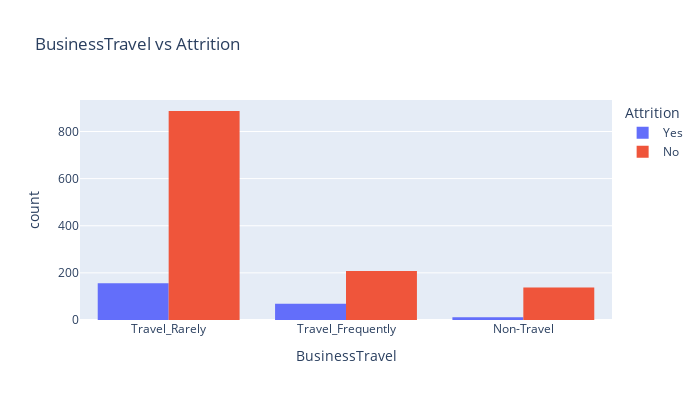
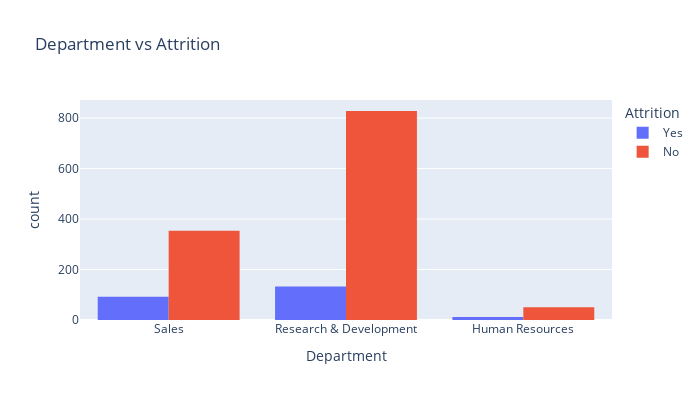
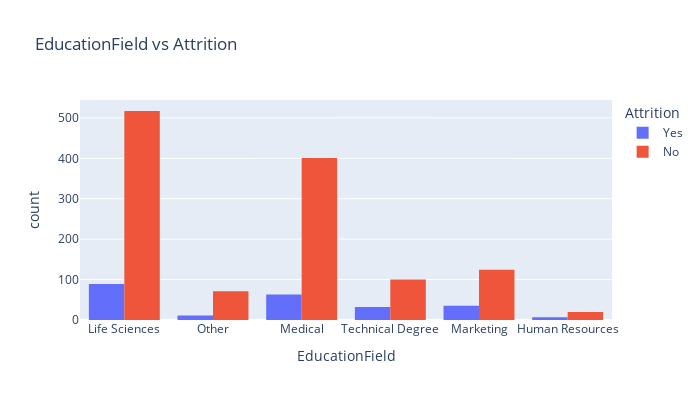
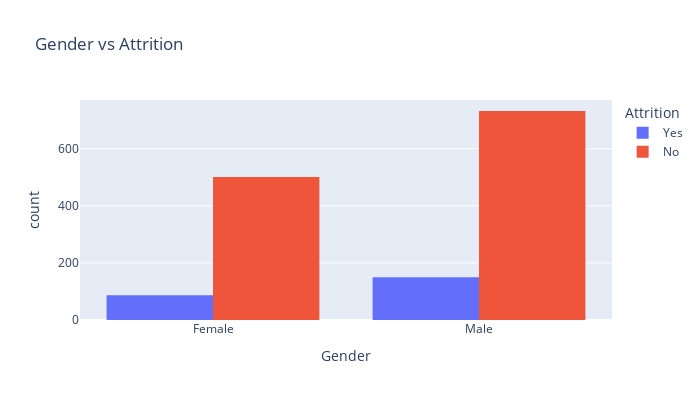

Here is the notebook cell these charts were saved with, in order:
### Code cell
histplot(df, categorical_features)

### Figure 1 — Plotly figure (JSON) as saved in the notebook; plotly's stock layout.template omitted (floating-point values rounded to 4 significant figures; data arrays with more than 128 entries replaced by an {"elided": "..."} marker saying what was removed)
{"data": [{"alignmentgroup": "True", "bingroup": "x", "hovertemplate": "Attrition=Yes<br>BusinessTravel=%{x}<br>count=%{y}<extra></extra>", "legendgroup": "Yes", "marker": {"color": "#636efa", "pattern": {"shape": ""}}, "name": "Yes", "offsetgroup": "Yes", "orientation": "v", "showlegend": true, "type": "histogram", "x": {"elided": "237 str values"}, "xaxis": "x", "yaxis": "y"}, {"alignmentgroup": "True", "bingroup": "x", "hovertemplate": "Attrition=No<br>BusinessTravel=%{x}<br>count=%{y}<extra></extra>", "legendgroup": "No", "marker": {"color": "#EF553B", "pattern": {"shape": ""}}, "name": "No", "offsetgroup": "No", "orientation": "v", "showlegend": true, "type": "histogram", "x": {"elided": "1233 str values"}, "xaxis": "x", "yaxis": "y"}], "layout": {"barmode": "group", "height": 400, "legend": {"title": {"text": "Attrition"}, "tracegroupgap": 0}, "title": {"text": "BusinessTravel vs Attrition"}, "width": 700, "xaxis": {"anchor": "y", "domain": [0, 1], "title": {"text": "BusinessTravel"}}, "yaxis": {"anchor": "x", "domain": [0, 1], "title": {"text": "count"}}}}

### Figure 2 — Plotly figure (JSON) as saved in the notebook; plotly's stock layout.template omitted (floating-point values rounded to 4 significant figures; data arrays with more than 128 entries replaced by an {"elided": "..."} marker saying what was removed)
{"data": [{"alignmentgroup": "True", "bingroup": "x", "hovertemplate": "Attrition=Yes<br>Department=%{x}<br>count=%{y}<extra></extra>", "legendgroup": "Yes", "marker": {"color": "#636efa", "pattern": {"shape": ""}}, "name": "Yes", "offsetgroup": "Yes", "orientation": "v", "showlegend": true, "type": "histogram", "x": {"elided": "237 str values"}, "xaxis": "x", "yaxis": "y"}, {"alignmentgroup": "True", "bingroup": "x", "hovertemplate": "Attrition=No<br>Department=%{x}<br>count=%{y}<extra></extra>", "legendgroup": "No", "marker": {"color": "#EF553B", "pattern": {"shape": ""}}, "name": "No", "offsetgroup": "No", "orientation": "v", "showlegend": true, "type": "histogram", "x": {"elided": "1233 str values"}, "xaxis": "x", "yaxis": "y"}], "layout": {"barmode": "group", "height": 400, "legend": {"title": {"text": "Attrition"}, "tracegroupgap": 0}, "title": {"text": "Department vs Attrition"}, "width": 700, "xaxis": {"anchor": "y", "domain": [0, 1], "title": {"text": "Department"}}, "yaxis": {"anchor": "x", "domain": [0, 1], "title": {"text": "count"}}}}

### Figure 3 — Plotly figure (JSON) as saved in the notebook; plotly's stock layout.template omitted (floating-point values rounded to 4 significant figures; data arrays with more than 128 entries replaced by an {"elided": "..."} marker saying what was removed)
{"data": [{"alignmentgroup": "True", "bingroup": "x", "hovertemplate": "Attrition=Yes<br>EducationField=%{x}<br>count=%{y}<extra></extra>", "legendgroup": "Yes", "marker": {"color": "#636efa", "pattern": {"shape": ""}}, "name": "Yes", "offsetgroup": "Yes", "orientation": "v", "showlegend": true, "type": "histogram", "x": {"elided": "237 str values"}, "xaxis": "x", "yaxis": "y"}, {"alignmentgroup": "True", "bingroup": "x", "hovertemplate": "Attrition=No<br>EducationField=%{x}<br>count=%{y}<extra></extra>", "legendgroup": "No", "marker": {"color": "#EF553B", "pattern": {"shape": ""}}, "name": "No", "offsetgroup": "No", "orientation": "v", "showlegend": true, "type": "histogram", "x": {"elided": "1233 str values"}, "xaxis": "x", "yaxis": "y"}], "layout": {"barmode": "group", "height": 400, "legend": {"title": {"text": "Attrition"}, "tracegroupgap": 0}, "title": {"text": "EducationField vs Attrition"}, "width": 700, "xaxis": {"anchor": "y", "domain": [0, 1], "title": {"text": "EducationField"}}, "yaxis": {"anchor": "x", "domain": [0, 1], "title": {"text": "count"}}}}

### Figure 4 — Plotly figure (JSON) as saved in the notebook; plotly's stock layout.template omitted (floating-point values rounded to 4 significant figures; data arrays with more than 128 entries replaced by an {"elided": "..."} marker saying what was removed)
{"data": [{"alignmentgroup": "True", "bingroup": "x", "hovertemplate": "Attrition=Yes<br>Gender=%{x}<br>count=%{y}<extra></extra>", "legendgroup": "Yes", "marker": {"color": "#636efa", "pattern": {"shape": ""}}, "name": "Yes", "offsetgroup": "Yes", "orientation": "v", "showlegend": true, "type": "histogram", "x": {"elided": "237 str values"}, "xaxis": "x", "yaxis": "y"}, {"alignmentgroup": "True", "bingroup": "x", "hovertemplate": "Attrition=No<br>Gender=%{x}<br>count=%{y}<extra></extra>", "legendgroup": "No", "marker": {"color": "#EF553B", "pattern": {"shape": ""}}, "name": "No", "offsetgroup": "No", "orientation": "v", "showlegend": true, "type": "histogram", "x": {"elided": "1233 str values"}, "xaxis": "x", "yaxis": "y"}], "layout": {"barmode": "group", "height": 400, "legend": {"title": {"text": "Attrition"}, "tracegroupgap": 0}, "title": {"text": "Gender vs Attrition"}, "width": 700, "xaxis": {"anchor": "y", "domain": [0, 1], "title": {"text": "Gender"}}, "yaxis": {"anchor": "x", "domain": [0, 1], "title": {"text": "count"}}}}
